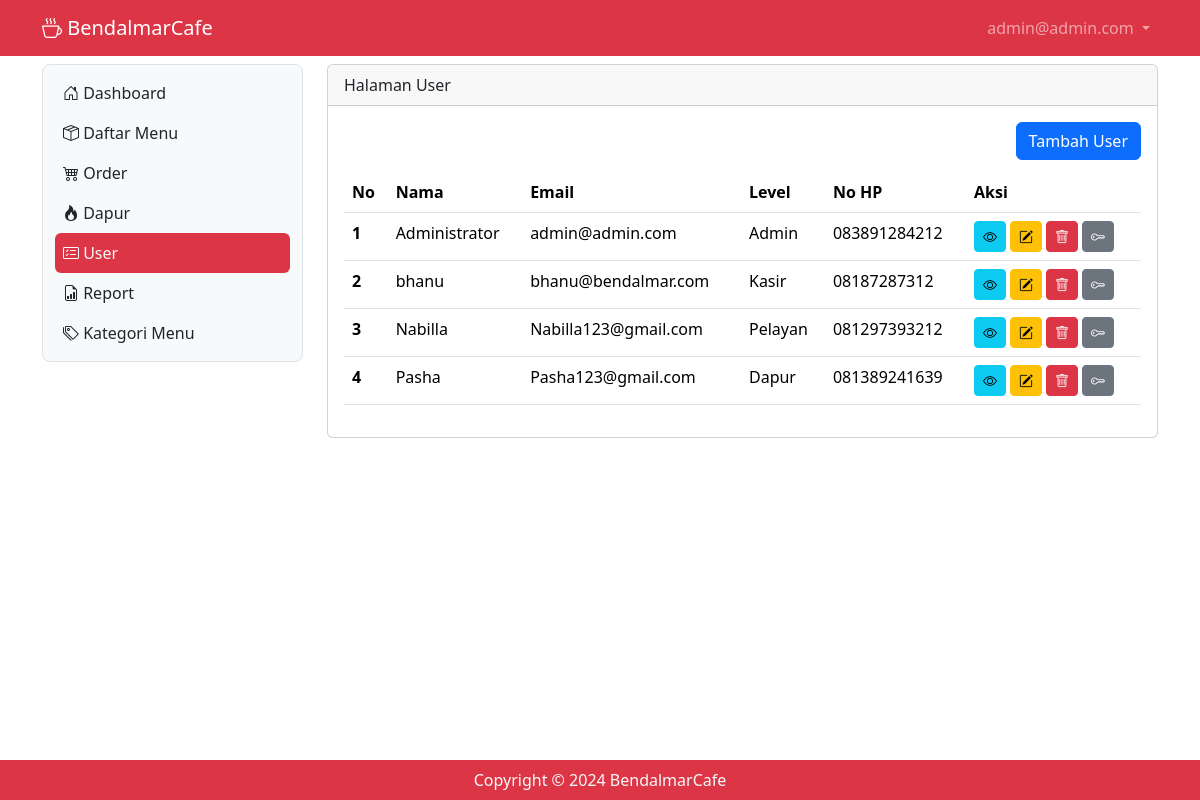
The page /user (signed in) on the database its author committed.
### tables this page shows
CREATE TABLE `tb_user` (
  `id` int(10) NOT NULL,
  `nama` varchar(200) DEFAULT NULL,
  `username` varchar(200) DEFAULT NULL,
  `password` varchar(200) DEFAULT NULL,
  `level` int(10) DEFAULT NULL,
  `nohp` varchar(15) DEFAULT NULL,
  `alamat` varchar(300) DEFAULT NULL
);

### user.php (the view, shortened to what this page needs)
<?php
include "proses/connect.php";
$query = mysqli_query($conn, "SELECT * FROM tb_user");
while ($record = mysqli_fetch_array($query)) {
    $result[] = $record;
}
?>
<div class="col-lg-9 mt-2">
    <div class="card">
        <div class="card-header">
            Halaman User
        </div>
        <div class="card-body">
            <div class="row">
                <div class="col d-flex justify-content-end mb-1">
                    <button class="btn btn-primary" data-bs-toggle="modal" data-bs-target="#modalTambahUser">Tambah User</button>
                </div>
            </div>
            <?php
            if (empty($result)) {
                echo "Data User tidak ada";
            } else {
            ?>
                <div class=" table-responsive mt-2">
                    <table class="table table-hover" id="example">
                        <thead>
                            <tr>
                                <th scope="col">No</th>
                                <th scope="col">Nama</th>
                                <th scope="col">Email</th>
                                <th scope="col">Level</th>
                                <th scope="col">No HP</th>
                                <th scope="col">Aksi</th>
                            </tr>
                        </thead>
                        <tbody>
                            <?php
                            $no = 1;
                            foreach ($result as $row) {
                                $level_text = '';
                                switch ($row['level']) {
                                    case 1:
                                        $level_text = 'Admin';
                                        break;
                                    case 2:
                                        $level_text = 'Kasir';
                                        break;
                                    case 3:
                                        $level_text = 'Pelayan';
                                        break;
                                    case 4:
                                        $level_text = 'Dapur';
                                        break;
                                }
                            ?>
                                <tr>
                                    <th scope="row"><?php echo $no++ ?></th>
                                    <td><?php echo $row['nama'] ?></td>
                                    <td><?php echo $row['username'] ?></td>
                                    <td><?php echo $level_text ?></td>
                                    <td><?php echo $row['nohp'] ?></td>
                                    <td>
                                        <div class="d-flex">
                                            <button class="btn btn-info btn-sm me-1" data-bs-toggle="modal" data-bs-target="#modalView<?php echo $row['id'] ?>"><i class="bi bi-eye"></i></button>
                                            <button class="btn btn-warning btn-sm me-1" data-bs-toggle="modal" data-bs-target="#modalEdit<?php echo $row['id'] ?>"><i class="bi bi-pencil-square"></i></button>
                                            <button class="btn btn-danger btn-sm me-1" data-bs-toggle="modal" data-bs-target="#modalDelete<?php echo $row['id'] ?>"><i class=" bi bi-trash"></i></button>
                                            <button class="btn btn-secondary btn-sm" data-bs-toggle="modal" data-bs-target="#modalResetPassword<?php echo $row['id'] ?>"><i class=" bi bi-key"></i></button>
                                        </div>
                                    </td>
                                </tr>
                            <?php } ?>
                        </tbody>
                    </table>
                </div>
            <?php } ?>
        </div>
    </div>
</div>

### header.php (shortened to what this page needs)
<?php
include "proses/connect.php";
$query = mysqli_query($conn, "SELECT * FROM tb_user WHERE username = '$_SESSION[username_bendalmar]'");
?>
<nav class="navbar navbar-expand navbar-dark bg-danger sticky-top">
    <div class="container-lg">
        <a class="navbar-brand" href="."><i class="bi bi-cup-hot"></i> BendalmarCafe</a>
        <div class="collapse navbar-collapse justify-content-end" id="navbarNavDropdown">
            <ul class="navbar-nav">
                <li class="nav-item dropdown">
                    <a class="nav-link dropdown-toggle " href="#" role="button" data-bs-toggle="dropdown" aria-expanded="false">
                        <?php echo $hasil['username']; ?>
                    </a>
                </li>
            </ul>
        </div>
    </div>
</nav>

### rows shown on the page
tb_user: username "admin@admin.com", nama "Administrator", level "Admin", nohp "083891284212"
tb_user: nama "bhanu", username "bhanu@bendalmar.com", level "Kasir", nohp "08187287312"
tb_user: nama "Nabilla", username "Nabilla123@gmail.com", level "Pelayan", nohp "081297393212"
tb_user: nama "Pasha", username "Pasha123@gmail.com", level "Dapur", nohp "081389241639"
